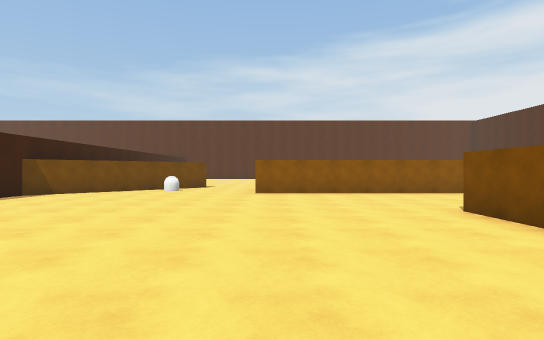
View 1 (above)

23 first-person views from a walk through a scene from a Unity 3-D project. The camera is 1.4 m above the floor, looks level and sees 80° across. The floor is counted in squares, 2 m on a side. Each view is taken from the middle of a square. On the plan, view 1 faces up. The plan holds only what a view shows up to about 10 squares ahead; the rest is blank. The place goes on beyond the plan. The player is left out. Surface patterns are stand-ins for the level's own textures.

View 2
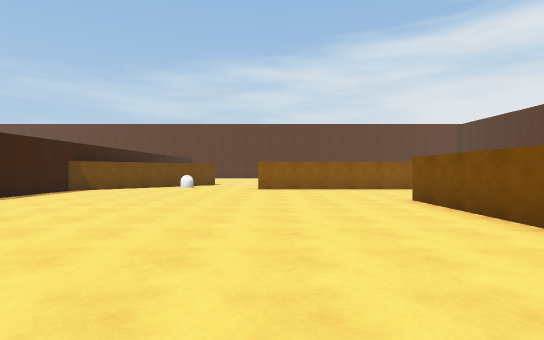

View 3
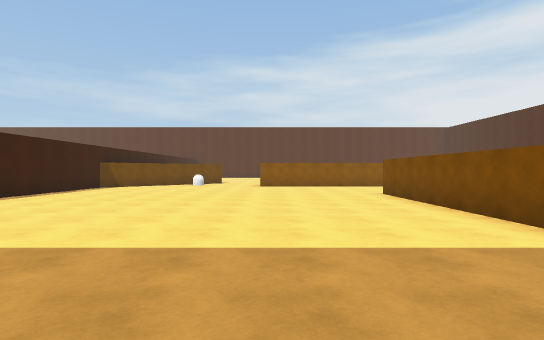

View 4
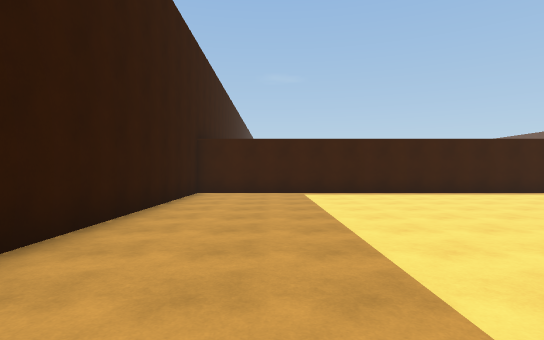

View 5
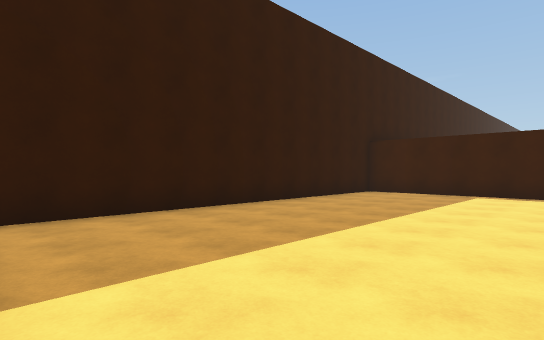

View 6
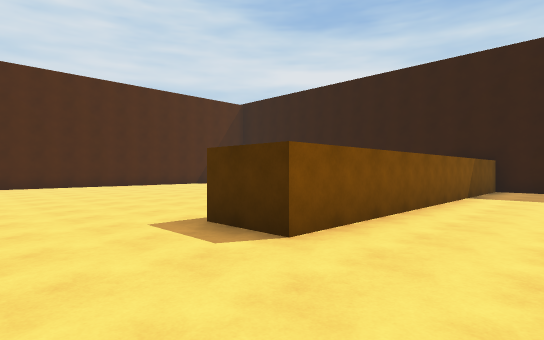

View 7
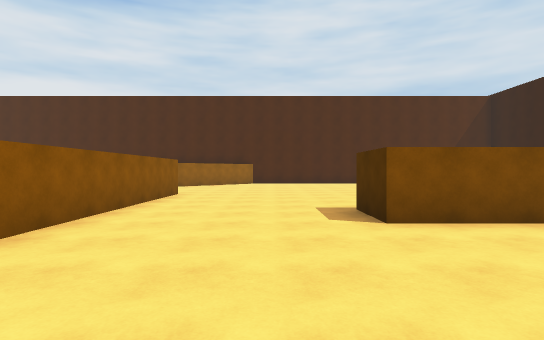

View 8
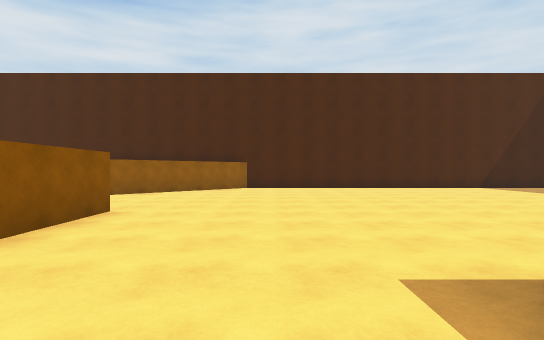

View 9
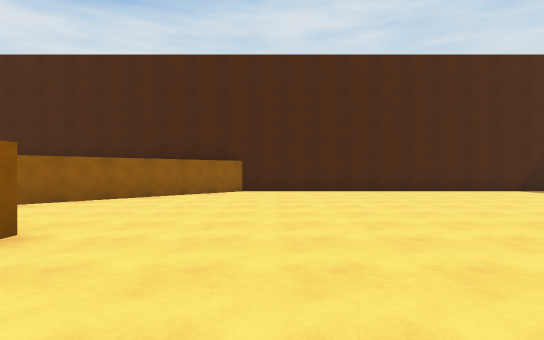

View 10
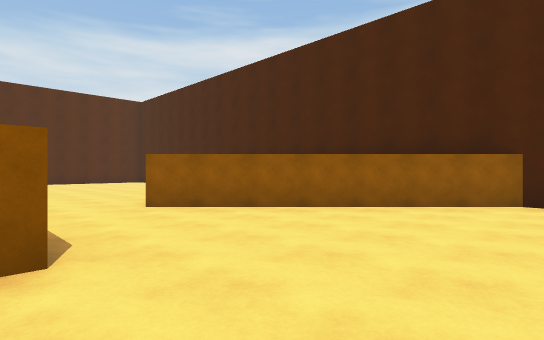

View 11
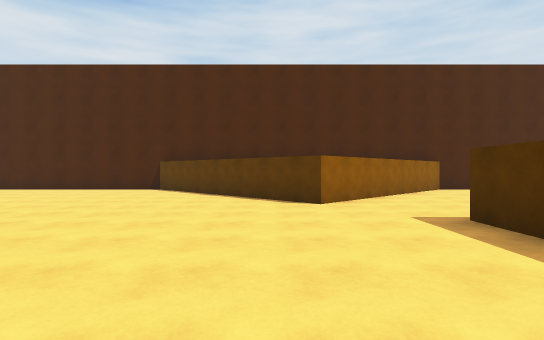

View 12
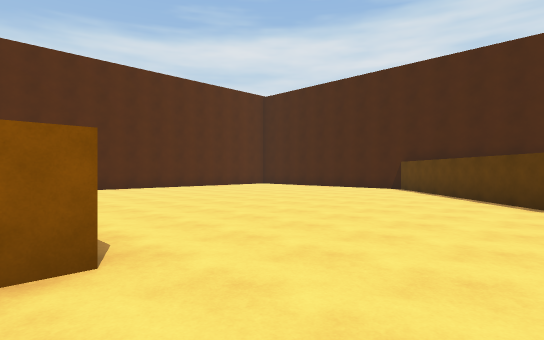

View 13
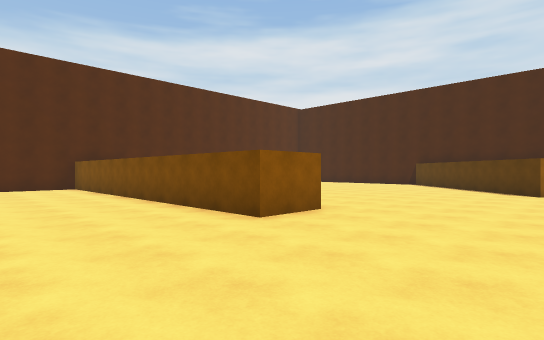

View 14
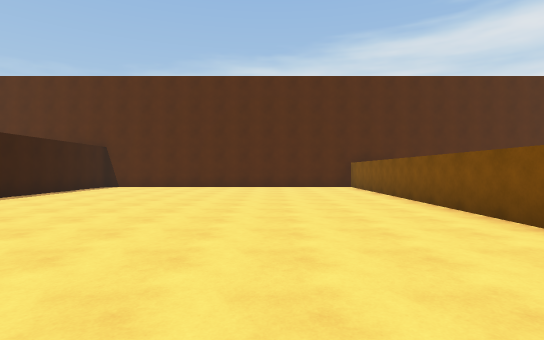

View 15
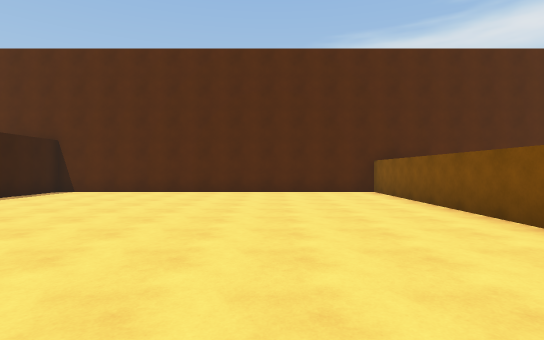

View 16
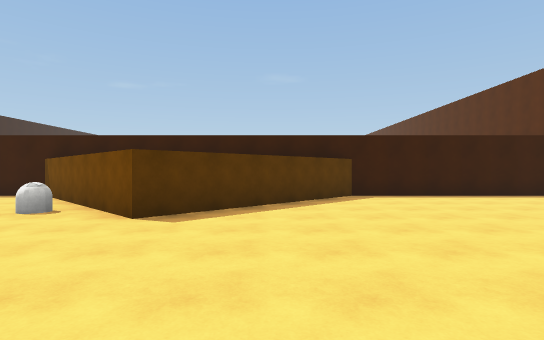

View 17
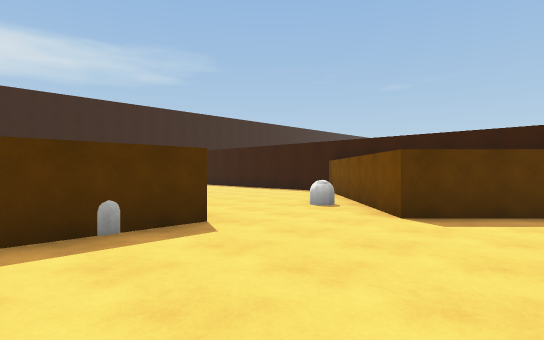

View 18
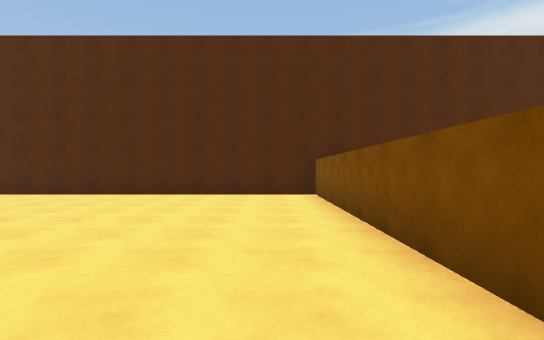

View 19
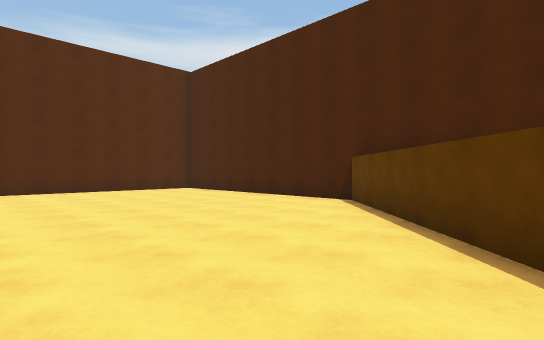

View 20
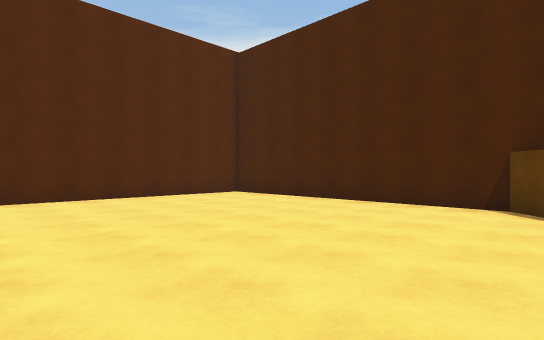

View 21
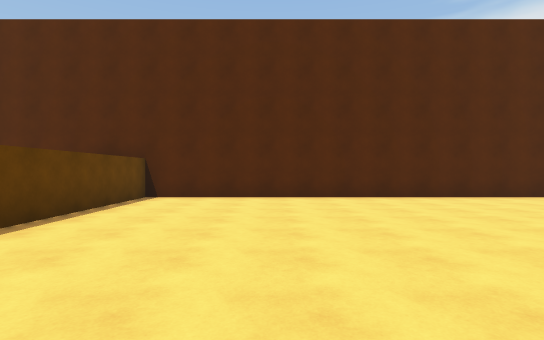

View 22
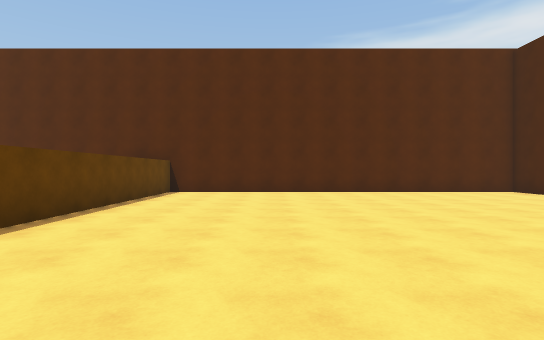

View 23
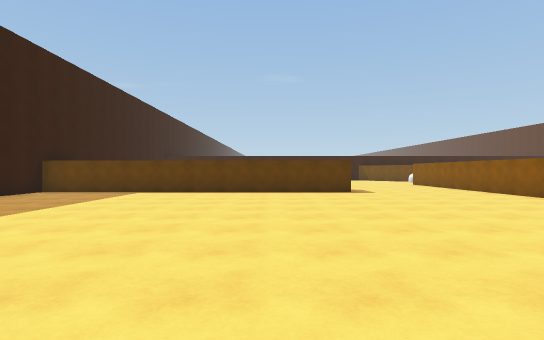

### Floor plan
Points are (right, up) in squares from view 1. A wall is a line through its corners. A room is listed if a view was taken in it or the views show most of it. See-through windows are left out.
Room 1 (views 1, 2, 3, 4, 5, 6, 7, 8, 9, 10, 23)
walls: (3.3, -3.9) (3.3, 5.5) (4.8, 5.5); (5, -4.3) (6.4, -4.3); (8.5, 9.7) (-0.5, 9.7); (15.7, 8) (10.6, 13); (-3.8, 11.8) (-6.8, 8.8) (-6.8, -4.3) (2.9, -4.3)
ways out: opening at (-2, 11) to room 2; opening at (9.5, 11.5) to room 2
objects: capsule (-3, 11)
Room 2 (views 11, 12, 13, 14, 15, 16, 17, 18, 19, 20, 21, 22)
walls: (4.8, 15.5) (3.3, 15.5) (3.3, 25.3) (-5.9, 25.3); (7.2, 11.3) (8.5, 11.3); (10.6, 13) (15.7, 18) (15.7, 25); (-0.5, 11.3) (1.8, 11.3); (15, 25.3) (4.8, 25.3) (4.8, 18.9); (-6.8, 25) (-6.8, 17.2) (-2.6, 13) (-3.8, 11.8)
ways out: opening at (-2, 11) to room 1; opening at (9.5, 11.5) to room 1

Positions as (right, up) in squares from view 1, and headings:
1: (0, 0), facing up
2: (0, -2), facing up
3: (0, -4), facing up
4: (3, -2), facing left
5: (3, 1), facing down-left
6: (1, 8), facing down-right
7: (-1, 7), facing right
8: (3, 7), facing right
9: (5, 7), facing right
10: (8, 7), facing up-right
11: (4, 14), facing right
12: (4, 13), facing up-right
13: (0, 12), facing up-right
14: (0, 12), facing up
15: (0, 15), facing up
16: (2, 15), facing left
17: (2, 15), facing down-left
18: (2, 16), facing up
19: (9, 14), facing up-right
20: (9, 17), facing up-right
21: (8, 17), facing up
22: (8, 15), facing up
23: (15, 3), facing left
